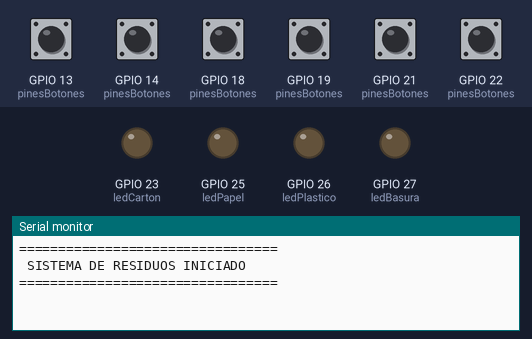
A sketch run on a simulated ESP32. Shown: output pins drawn as LEDs (lit = HIGH), the last lines printed to the serial monitor. Inputs (shaded band) come from the test bench; at power-on: GPIO 13 (pinesBotones), GPIO 14 (pinesBotones), GPIO 18 (pinesBotones), GPIO 19 (pinesBotones), GPIO 21 (pinesBotones), GPIO 22 (pinesBotones) HIGH.

Above: at 1.2 s.
1.3 s: GPIO 13 (pinesBotones) pulled LOW for 0.15 s
At 2.2 s:
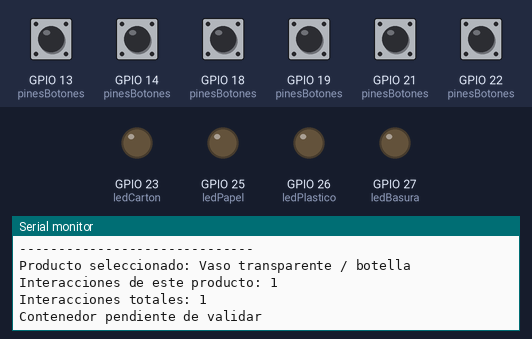
2.9 s: GPIO 14 (pinesBotones) pulled LOW for 0.15 s
At 3.4 s:
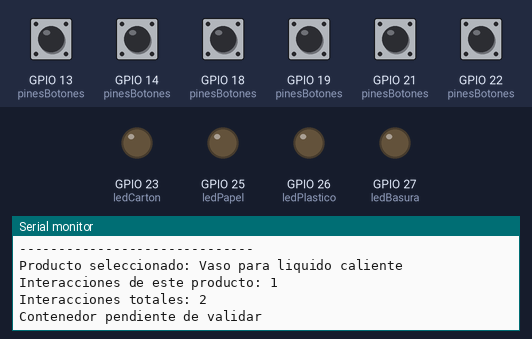
4.5 s: GPIO 18 (pinesBotones) pulled LOW for 0.15 s
At 5.7 s:
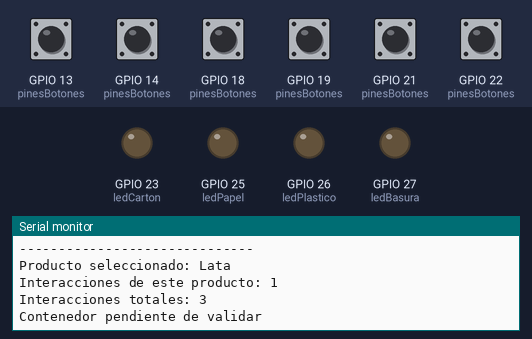
6.1 s: GPIO 19 (pinesBotones) pulled LOW for 0.15 s
At 6.9 s:
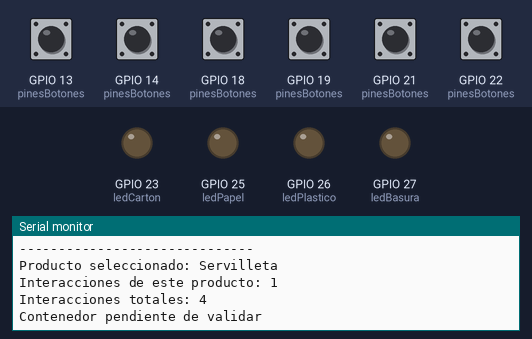
7.7 s: GPIO 21 (pinesBotones) pulled LOW for 0.15 s
At 8.2 s:
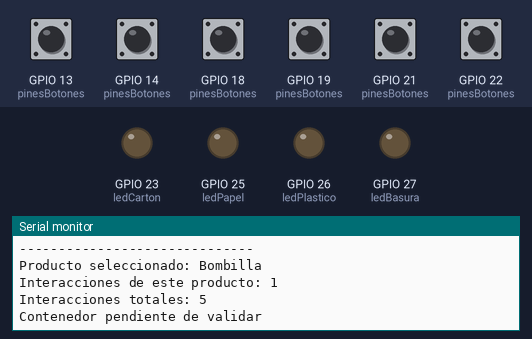
9.3 s: GPIO 22 (pinesBotones) pulled LOW for 0.15 s
At 10.5 s:
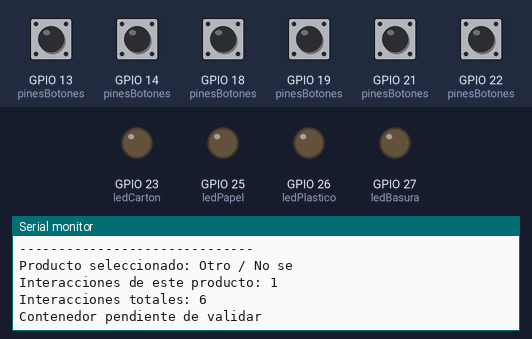
Timing chart, 0 to 11.9 s (numbered marks = the images above; inputs shaded):
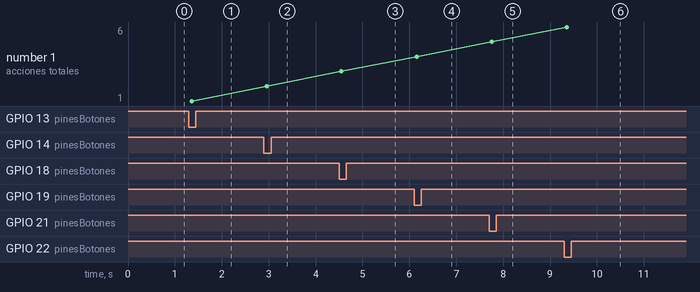

The sketch:

sistema_residuos_iot.ino.ino
```cpp
/*
  SISTEMA INTELIGENTE DE CLASIFICACION DE RESIDUOS
  Taller de Diseno en Ingenieria

  ESP32 Dev Module

  Funciones:
  - Detectar seis botones de productos.
  - Registrar una interaccion por pulsacion.
  - Controlar cuatro LEDs de contenedores.
  - Preparar la estructura para sensores e IoT.
*/

// ==========================================
// 1. PINES DE LOS BOTONES
// ==========================================

const int botonVasoFrio = 13;
const int botonVasoCaliente = 14;
const int botonLata = 18;
const int botonServilleta = 19;
const int botonBombilla = 21;
const int botonOtro = 22;


// ==========================================
// 2. PINES DE LOS LEDS
// ==========================================

const int ledCarton = 23;
const int ledPapel = 25;
const int ledPlastico = 26;
const int ledBasura = 27;


// ==========================================
// 3. PRODUCTOS Y CONTENEDORES
// ==========================================

enum Producto {
  VASO_FRIO,
  VASO_CALIENTE,
  LATA,
  SERVILLETA,
  BOMBILLA,
  OTRO,
  TOTAL_PRODUCTOS
};

enum Contenedor {
  CARTON,
  PAPEL,
  PLASTICO,
  BASURA,
  SIN_DEFINIR
};

const char* nombresProductos[TOTAL_PRODUCTOS] = {
  "Vaso transparente / botella",
  "Vaso para liquido caliente",
  "Lata",
  "Servilleta",
  "Bombilla",
  "Otro / No se"
};

const int pinesBotones[TOTAL_PRODUCTOS] = {
  botonVasoFrio,
  botonVasoCaliente,
  botonLata,
  botonServilleta,
  botonBombilla,
  botonOtro
};

// CLASIFICACION PROVISIONAL:
// No se asignaran contenedores hasta validar
// los residuos y su gestion en la cafeteria.

Contenedor destino[TOTAL_PRODUCTOS] = {
  SIN_DEFINIR,
  SIN_DEFINIR,
  SIN_DEFINIR,
  SIN_DEFINIR,
  SIN_DEFINIR,
  SIN_DEFINIR
};


// ==========================================
// 4. REGISTRO DE INTERACCIONES
// ==========================================

unsigned long conteoProductos[TOTAL_PRODUCTOS] = {
  0, 0, 0, 0, 0, 0
};

unsigned long totalInteracciones = 0;

// Estado de los botones para antirrebote
bool estadoEstable[TOTAL_PRODUCTOS];
bool ultimaLectura[TOTAL_PRODUCTOS];

unsigned long ultimoCambio[TOTAL_PRODUCTOS] = {
  0, 0, 0, 0, 0, 0
};

const unsigned long tiempoAntirrebote = 50;


// ==========================================
// 5. CONFIGURACION INICIAL
// ==========================================

void setup() {

  Serial.begin(115200);

  // Configurar los seis botones
  for (int i = 0; i < TOTAL_PRODUCTOS; i++) {

    pinMode(pinesBotones[i], INPUT_PULLUP);

    estadoEstable[i] = HIGH;
    ultimaLectura[i] = HIGH;
  }

  // Configurar los LEDs
  pinMode(ledCarton, OUTPUT);
  pinMode(ledPapel, OUTPUT);
  pinMode(ledPlastico, OUTPUT);
  pinMode(ledBasura, OUTPUT);

  apagarLEDs();

  Serial.println();
  Serial.println("=================================");
  Serial.println(" SISTEMA DE RESIDUOS INICIADO");
  Serial.println("=================================");

}


// ==========================================
// 6. FUNCIONAMIENTO CONTINUO
// ==========================================

void loop() {

  revisarBotones();

  // Aqui agregaremos posteriormente:
  // leerSensores();
  // enviarDatosIoT();

}


// ==========================================
// 7. DETECCION DE BOTONES
// ==========================================

void revisarBotones() {

  for (int i = 0; i < TOTAL_PRODUCTOS; i++) {

    bool lectura = digitalRead(pinesBotones[i]);

    // Detectar cambios de lectura
    if (lectura != ultimaLectura[i]) {
      ultimoCambio[i] = millis();
    }

    // Comprobar que el cambio sea estable
    if (millis() - ultimoCambio[i] >= tiempoAntirrebote) {

      if (lectura != estadoEstable[i]) {

        estadoEstable[i] = lectura;

        // Registrar solo cuando se presiona
        if (estadoEstable[i] == LOW) {

          registrarSeleccion((Producto)i);

        }
      }
    }

    ultimaLectura[i] = lectura;
  }
}


// ==========================================
// 8. REGISTRAR UNA SELECCION
// ==========================================

void registrarSeleccion(Producto producto) {

  conteoProductos[producto]++;
  totalInteracciones++;

  Serial.println();
  Serial.println("------------------------------");

  Serial.print("Producto seleccionado: ");
  Serial.println(nombresProductos[producto]);

  Serial.print("Interacciones de este producto: ");
  Serial.println(conteoProductos[producto]);

  Serial.print("Interacciones totales: ");
  Serial.println(totalInteracciones);

  indicarContenedor(destino[producto]);

}


// ==========================================
// 9. CONTROL DE LEDS
// ==========================================

void apagarLEDs() {

  digitalWrite(ledCarton, LOW);
  digitalWrite(ledPapel, LOW);
  digitalWrite(ledPlastico, LOW);
  digitalWrite(ledBasura, LOW);

}


void indicarContenedor(Contenedor contenedor) {

  apagarLEDs();

  switch (contenedor) {

    case CARTON:
      digitalWrite(ledCarton, HIGH);
      Serial.println("Contenedor: Carton");
      break;

    case PAPEL:
      digitalWrite(ledPapel, HIGH);
      Serial.println("Contenedor: Papel");
      break;

    case PLASTICO:
      digitalWrite(ledPlastico, HIGH);
      Serial.println("Contenedor: Plastico");
      break;

    case BASURA:
      digitalWrite(ledBasura, HIGH);
      Serial.println("Contenedor: Basura");
      break;

    case SIN_DEFINIR:
      Serial.println("Contenedor pendiente de validar");
      break;
  }

}
```

Measured:
- after the input at 1.3 s, the serial monitor: prints a new line after 0.05 s (image 1)
- after the input at 2.9 s, the serial monitor: prints a new line after 0.05 s (image 2)
- after the input at 4.5 s, the serial monitor: prints a new line after 0.05 s (image 3)
- after the input at 6.1 s, the serial monitor: prints a new line after 0.05 s (image 4)
- after the input at 7.7 s, the serial monitor: prints a new line after 0.05 s (image 5)
- after the input at 9.3 s, the serial monitor: prints a new line after 0.05 s (image 6)
- plotted number 1: 1 → 2 after the input at 2.9 s, 2 → 3 after the input at 4.5 s, 3 → 4 after the input at 6.1 s, 4 → 5 after the input at 7.7 s, 5 → 6 after the input at 9.3 s
